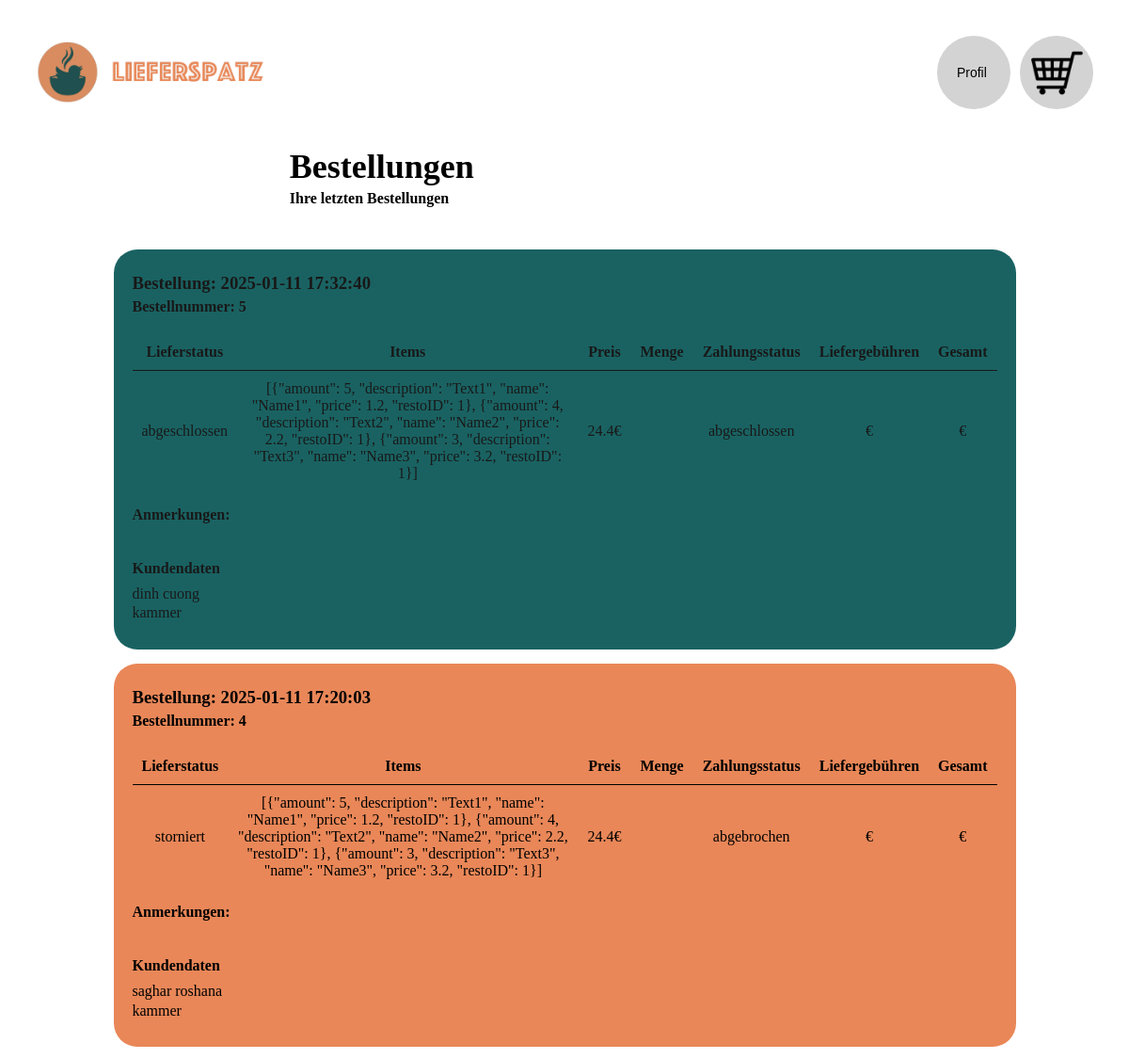
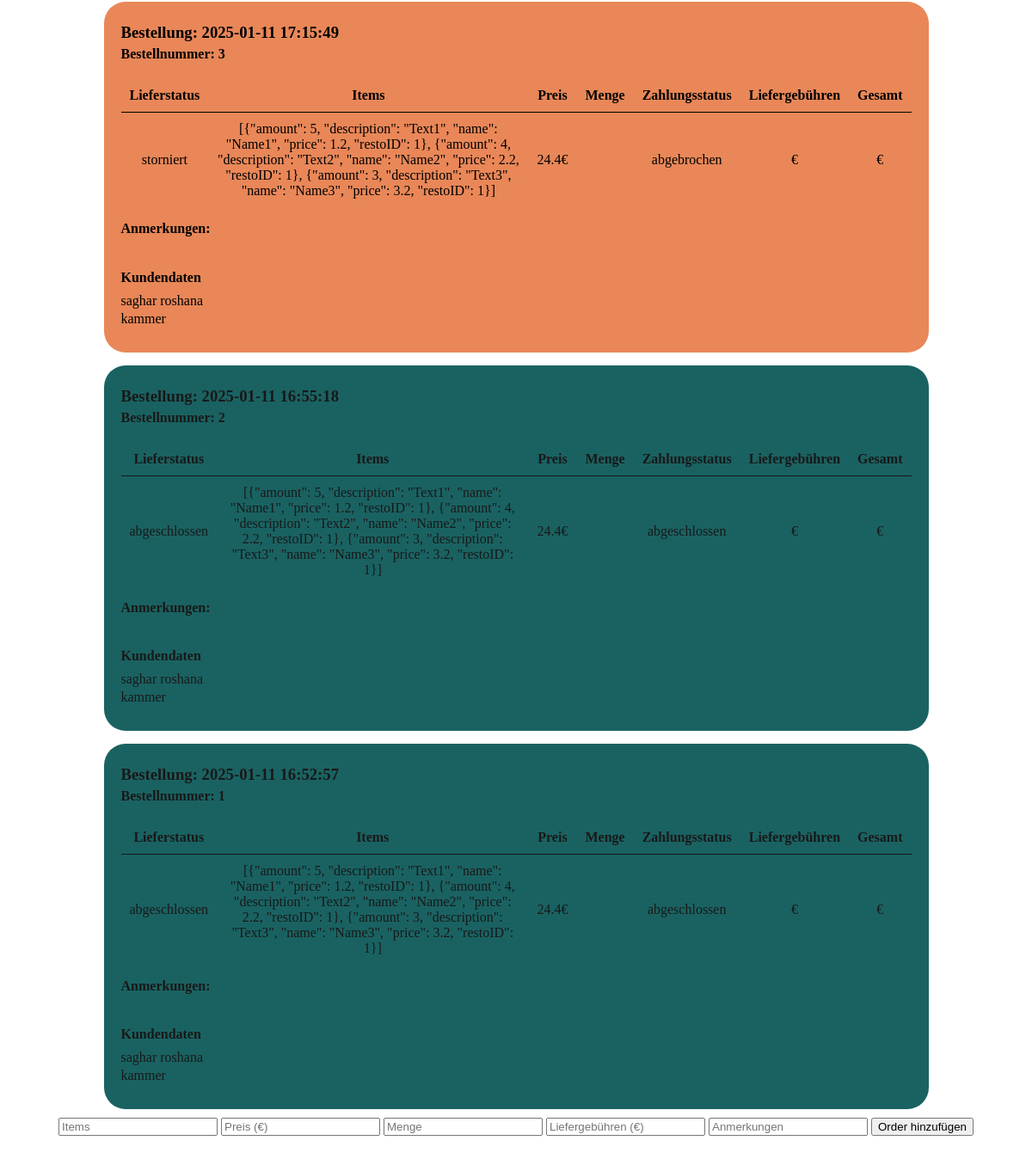
Page /bestellansichtKunde on the committed database (2 pictures, top to bottom).
### app.py (models this page shows)
class Orders(db.Model):
    time = db.Column(DateTime, default=lambda: datetime.now().replace(microsecond=0))
    id = db.Column(db.Integer, primary_key=True)
    lieferstatus = db.Column(db.String(50), nullable=False, default = "in Bearbeitung")
    items = db.Column(db.Text, nullable=False)
    preis = db.Column(db.Float, nullable=False)
    zahlungsstatus = db.Column(db.String(50), nullable=False, default = "ausstehend")
    name = db.Column(db.Text, nullable=False)
    adresse = db.Column(db.Text, nullable=False)
    kunde_id = db.Column(db.Integer, nullable=False)
    resto_id = db.Column(db.Integer, nullable=False)

### app.py (the view)
@app.route('/bestellansichtKunde', methods =["GET", "POST"])
def bestellansichtKunde():
    orders = Orders.query.order_by(
        db.case({"in Bearbeitung": 1, "in Zubereitung": 1, "abgeschlossen": 2, "storniert": 2},value=Orders.lieferstatus),Orders.time.desc()).all()
    return render_template('resto_Bestellansicht.html', orders = orders)

### templates/resto_Bestellansicht.html (shortened to what this page needs)
<!DOCTYPE html>
<html lang="en">
<head>
</head>
<body>
    <header>
        <img src="{{ url_for('static', filename='images/logo.png') }}" alt="Logo">
        <div class="right-header">
            <button type="button" class="btn profile">Profil</button>
            <button type="button" class="btn warenkorb"></button>
        </div>
    </header>
    <header2>
        <h1><b>Bestellungen</b></h1>
        <h2><b>Ihre letzten Bestellungen</b></h2>
    </header2>
    {% for order in orders %}
    <div class="box" data-status="{{ order.lieferstatus }}">
        <h3>Bestellung: {{ order.time }}</h3>
        <h4>Bestellnummer: {{ order.id }}</h4>
        <table>
            <thead>
                <tr>
                    <th>Lieferstatus</th>
                    <th>Items</th>
                    <th>Preis</th>
                    <th>Menge</th>
                    <th>Zahlungsstatus</th>
                    <th>Liefergebühren</th>
                    <th>Gesamt</th>
                </tr>
            </thead>
            <tbody>
                <tr>
                    <td>{{ order.lieferstatus }}</td>
                    <td>{{ order.items }}</td>
                    <td>{{ order.preis }}€</td>
                    <td>{{ order.menge }}</td>
                    <td>{{ order.zahlungsstatus }}</td>
                    <td>{{ order.liefergebuehren }}€</td>
                    <td>{{ order.gesamt }}€</td>
                </tr>
            </tbody>
        </table>
        <div class="comment-section">
            <p><b>Anmerkungen: </b>{{ order.anmerkungen }}<p>
        </div>
        <div class="customer-and-buttons">
            <div class="customer-data">
                <h2><b>Kundendaten</b></h2>
                <p> {{ order.name }} </p>
                <p> {{ order.adresse }}</p>
            </div>
            </div>
        </div>
    {% endfor %}
    <form action="{{ url_for('add_order') }}" method="post">
        <input type="text" name="items" placeholder="Items" required>
        <input type="number" step="0.01" name="preis" placeholder="Preis (€)" required>
        <input type="number" name="menge" placeholder="Menge" required>
        <input type="number" step="0.01" name="liefergebuehren" placeholder="Liefergebühren (€)" required>
        <input type="text" name="anmerkungen" placeholder="Anmerkungen">
        <button type="submit">Order hinzufügen</button>
    </form>
</body>
</html>

### templates/resto_Bestellansicht.html (style rules this page uses)
body { font-family: "Istok Web"; padding: 30px; display: flex; flex-direction: column; align-items: center; }
header { display: flex; align-items: center; width: 100%; justify-content: space-between; }
header img { width: 250px; height: auto; justify-content: flex-start; }
.right-header { display: flex; align-items: center; }
header2 { font-family: "Istok Web"; padding: 30px; width: 52%; }
.customer-data { padding-top: 3%; line-height: 30%; }
.btn { display: flex; align-items: center; text-align: left; padding-left: 1%; cursor: pointer; border: none; font-size: 14px; }
.profile, .warenkorb { width: 78px; height: 78px; border-radius: 100%; justify-content: center; }
.profile { background: lightgray; margin-right: 10px; }
.warenkorb { background: url('/static/images/Warenkorb.png') lightgray 50% / cover no-repeat; background-size: 70%; }
h1 { color: #000; font-family: "Istok Web"; font-size: 36px; font-style: normal; font-weight: 700; line-height: normal; margin-top: 10px; }
h2 { color: #000; font-family: "Istok Web"; font-size: 16px; font-style: normal; font-weight: 400; line-height: normal; margin-top: -20px; margin-bottom: 10px; }
.box { width: 959px; height: auto; flex-shrink: 0; border-radius: 25px; background: #D9D9D9; box-sizing: border-box; padding: 20px; display: flex; flex-direction: column; justify-content: space-between; margin-top: 5px; font-family: "istok web"; margin-bottom: 10px; }
.box h3 { margin-bottom: 0; margin-top: 5px; }
.box h4 { margin-bottom: 0; margin-top: 5px; }
.box table { width: 100%; border-collapse: collapse; margin-top: 20px; }
.box th { text-align: center; padding: 10px; }
.box td { border-top: 1px solid #000; padding: 10px; text-align: center; }
.customer-and-buttons { display: flex; justify-content: space-between; align-items: center; margin-top: 15px; }
.box[data-status="abgeschlossen"] { background-color: #025252; opacity: 90%; }
.box[data-status="storniert"] { background-color: #E98758; }

### rows in the picture
Orders: time "2025-01-11 17:32:40", id "5", lieferstatus "abgeschlossen", items "[{\"amount\": 5, \"description\": \"Text1\", \"name\": \"Name1\", \"price\": 1.2, \"restoID\": 1}, {\"amount\": 4, \"description\": \"Text2\", \"name\": \"Name2\", \"price\": 2.2, \"restoID\": 1}, {\"amount\": 3, \"description\": \"Text3\", \"name\": \"Name3\", \"price\": 3.2, \"restoID\": 1}]", preis "24.4", zahlungsstatus "abgeschlossen", name "dinh cuong", adresse "kammer"
Orders: time "2025-01-11 17:20:03", id "4", lieferstatus "storniert", items "[{\"amount\": 5, \"description\": \"Text1\", \"name\": \"Name1\", \"price\": 1.2, \"restoID\": 1}, {\"amount\": 4, \"description\": \"Text2\", \"name\": \"Name2\", \"price\": 2.2, \"restoID\": 1}, {\"amount\": 3, \"description\": \"Text3\", \"name\": \"Name3\", \"price\": 3.2, \"restoID\": 1}]", preis "24.4", zahlungsstatus "abgebrochen", name "saghar roshana", adresse "kammer"
Orders: time "2025-01-11 17:15:49", id "3", lieferstatus "storniert", items "[{\"amount\": 5, \"description\": \"Text1\", \"name\": \"Name1\", \"price\": 1.2, \"restoID\": 1}, {\"amount\": 4, \"description\": \"Text2\", \"name\": \"Name2\", \"price\": 2.2, \"restoID\": 1}, {\"amount\": 3, \"description\": \"Text3\", \"name\": \"Name3\", \"price\": 3.2, \"restoID\": 1}]", preis "24.4", zahlungsstatus "abgebrochen", name "saghar roshana", adresse "kammer"
Orders: time "2025-01-11 16:55:18", id "2", lieferstatus "abgeschlossen", items "[{\"amount\": 5, \"description\": \"Text1\", \"name\": \"Name1\", \"price\": 1.2, \"restoID\": 1}, {\"amount\": 4, \"description\": \"Text2\", \"name\": \"Name2\", \"price\": 2.2, \"restoID\": 1}, {\"amount\": 3, \"description\": \"Text3\", \"name\": \"Name3\", \"price\": 3.2, \"restoID\": 1}]", preis "24.4", zahlungsstatus "abgeschlossen", name "saghar roshana", adresse "kammer"
Orders: time "2025-01-11 16:52:57", id "1", lieferstatus "abgeschlossen", items "[{\"amount\": 5, \"description\": \"Text1\", \"name\": \"Name1\", \"price\": 1.2, \"restoID\": 1}, {\"amount\": 4, \"description\": \"Text2\", \"name\": \"Name2\", \"price\": 2.2, \"restoID\": 1}, {\"amount\": 3, \"description\": \"Text3\", \"name\": \"Name3\", \"price\": 3.2, \"restoID\": 1}]", preis "24.4", zahlungsstatus "abgeschlossen", name "saghar roshana", adresse "kammer"
